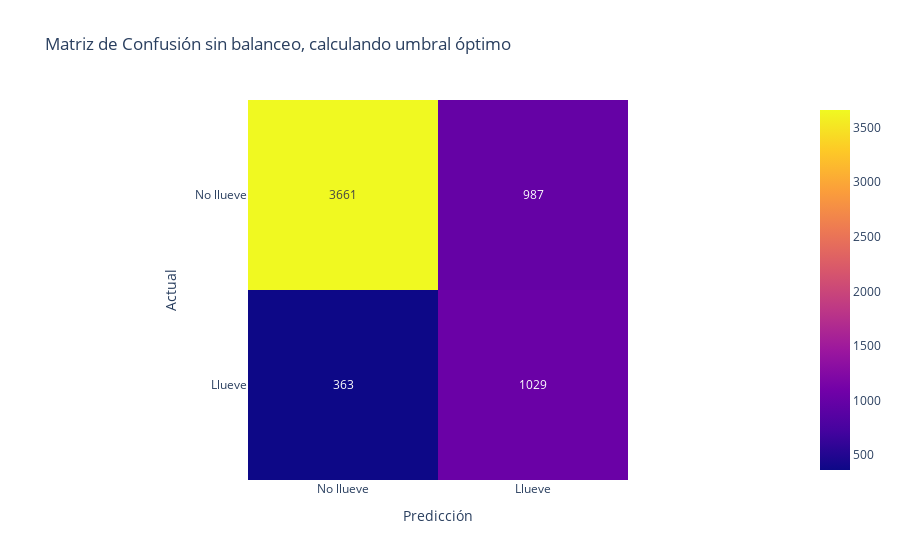

Notebook code for this chart:
### Code cell
mostrar_resultados(y_test,y_pred_optimal, 'Matriz de Confusión sin balanceo, calculando umbral óptimo')

### Figure 1 — Plotly figure (JSON) as saved in the notebook; plotly's stock layout.template omitted (floating-point values rounded to 4 significant figures)
{"data": [{"coloraxis": "coloraxis", "hovertemplate": "Predicción: %{x}<br>Actual: %{y}<br>color: %{z}<extra></extra>", "name": "0", "texttemplate": "%{z}", "type": "heatmap", "x": ["No llueve", "Llueve"], "xaxis": "x", "y": ["No llueve", "Llueve"], "yaxis": "y", "z": [[3661, 987], [363, 1029]]}], "layout": {"coloraxis": {"colorscale": [[0, "#0d0887"], [0.1111, "#46039f"], [0.2222, "#7201a8"], [0.3333, "#9c179e"], [0.4444, "#bd3786"], [0.5556, "#d8576b"], [0.6667, "#ed7953"], [0.7778, "#fb9f3a"], [0.8889, "#fdca26"], [1, "#f0f921"]]}, "title": {"text": "Matriz de Confusión sin balanceo, calculando umbral óptimo"}, "xaxis": {"anchor": "y", "constrain": "domain", "domain": [0, 1], "scaleanchor": "y", "title": {"text": "Predicción"}}, "yaxis": {"anchor": "x", "autorange": "reversed", "constrain": "domain", "domain": [0, 1], "title": {"text": "Actual"}}}}
